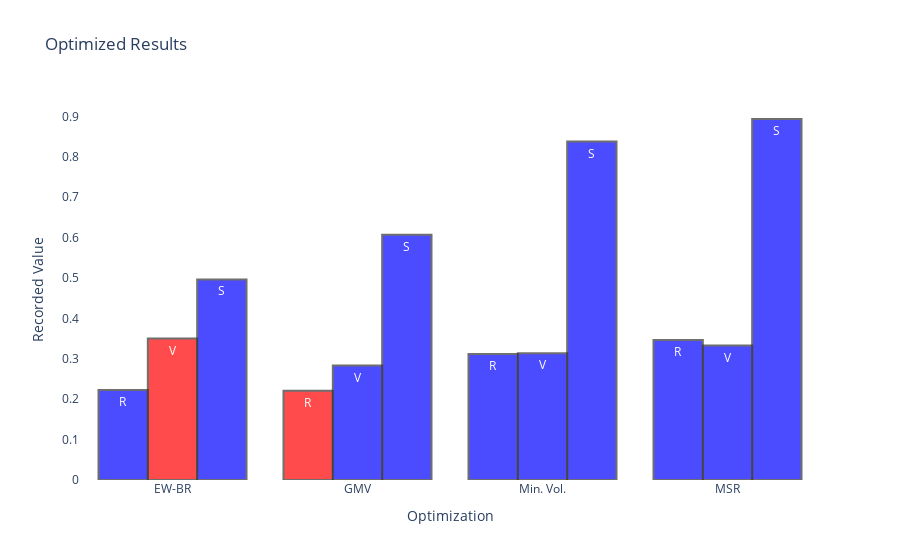

Write notebook code for a chart like this one.
### Code cell
rets = Portfolio.all_rets()
vols = Portfolio.all_vols()
sharpes = Portfolio.all_sindex(selic_a)

r_colors = map(
    lambda r: 'red' if r < ew_br.portfolio_return() else 'blue',
    rets
)

v_colors = map(
    lambda v: 'blue' if v < ew_br.volatility()['Annual'] else 'red',
    vols
)

s_colors = map(
    lambda s: 'red' if s < ew_br.s_index(selic_a) else 'blue',
    sharpes
)

colors = {
    'rets': list(r_colors),
    'vols': list(v_colors),
    'sharpes': list(s_colors)
}

# this plot is only rendered with plotly
qt.plot_opt_comparisons(rets, vols, sharpes, colors)

### Figure 1 — Plotly figure (JSON) as saved in the notebook; plotly's stock layout.template omitted (floating-point values rounded to 4 significant figures)
{"data": [{"hoverinfo": "text+y", "marker": {"color": ["blue", "red", "blue", "blue"], "line": {"color": "#333", "width": 2}}, "opacity": 0.7, "showlegend": false, "text": "R", "type": "bar", "x": ["EW-BR", "GMV", "Min. Vol.", "MSR"], "y": [0.223, 0.2211, 0.312, 0.3466]}, {"hoverinfo": "text+y", "marker": {"color": ["red", "blue", "blue", "blue"], "line": {"color": "#333", "width": 2}}, "opacity": 0.7, "showlegend": false, "text": "V", "type": "bar", "x": ["EW-BR", "GMV", "Min. Vol.", "MSR"], "y": [0.3501, 0.2835, 0.3137, 0.3329]}, {"hoverinfo": "text+y", "marker": {"color": ["blue", "blue", "blue", "blue"], "line": {"color": "#333", "width": 2}}, "opacity": 0.7, "showlegend": false, "text": "S", "type": "bar", "x": ["EW-BR", "GMV", "Min. Vol.", "MSR"], "y": [0.4966, 0.607, 0.838, 0.8937]}], "layout": {"hoverdistance": 100, "plot_bgcolor": "#FFF", "title": {"text": "Optimized Results"}, "xaxis": {"showgrid": false, "title": {"text": "Optimization"}}, "yaxis": {"showgrid": false, "title": {"text": "Recorded Value"}}}}
